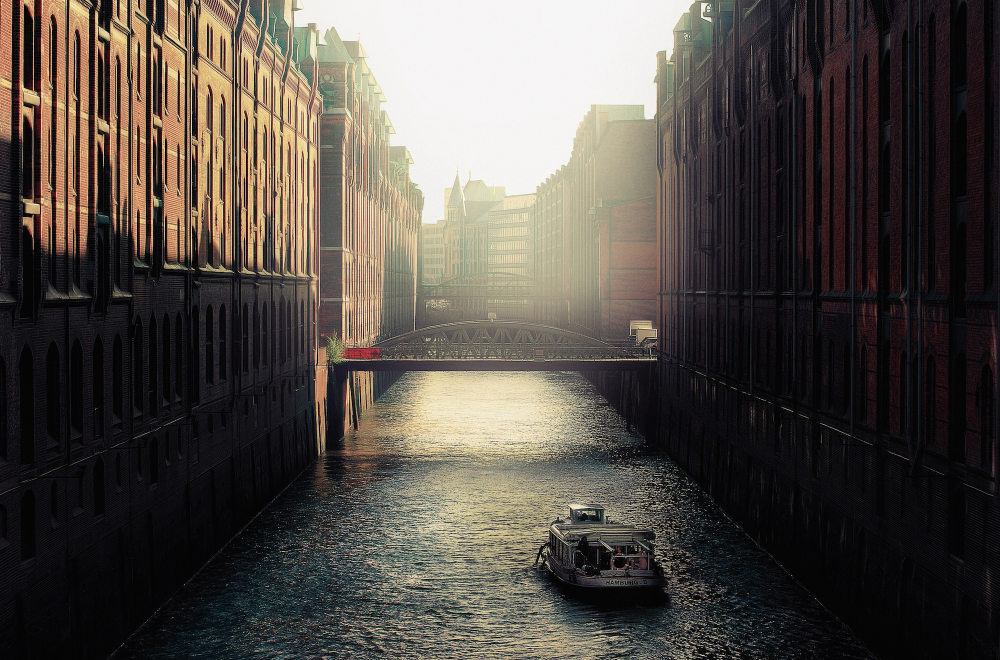
#> input picture dist/img/photo4.jpg, 2000 x 1320 px, found by its file name (shown at 1/2 size)
$ python Jarmul2.py dist/img/photo4.jpg dist/img/user2-160x160.jpg 100 100
#> lines starting #> are read from the running program, lines starting #| are printed output that depends on the picture
import os
import sys
from PIL import Image
from os.path import basename

os.chdir('/home/daniel/rnd/Jarmul2/uploads/')
name = sys.argv[1]
imgname = os.path.splitext(name)[0]
img = Image.open(name)
#> img is the input picture: PIL image 2000x1320 RGB; mean R, G, B 82.9, 76.5, 70.2
imgformat = sys.argv[2]
height = int(sys.argv[3])
width = int(sys.argv[4])

if height == 0 or width == 0:
   img.save('new-'+imgname+'.'+imgformat,imgformat)
else:
   new_img = img.resize((width,height))
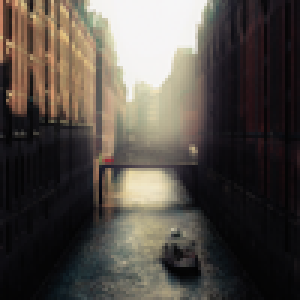
#> new_img: PIL image 100x100 RGB (shown 3 times larger); mean R, G, B 82.9, 76.5, 70.2
#> (the run stopped early here; a loop or call above may not have finished)

$ run again, on dist/img/user2-160x160.jpg
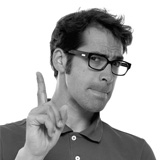
#> input picture dist/img/user2-160x160.jpg, 160 x 160 px, found by its file name
#> img is the input picture: PIL image 160x160 RGB; min 0, max 255, mean 178.3
#> `new_img = img.resize((width,height))`:
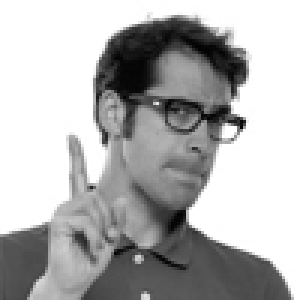
#> new_img: PIL image 100x100 RGB (shown 3 times larger); min 2, max 255, mean 178.3

$ run again, on dist/img/user3-128x128.jpg
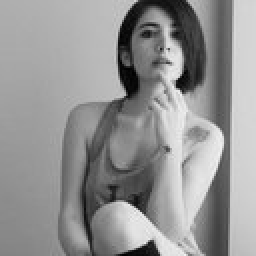
#> input picture dist/img/user3-128x128.jpg, 128 x 128 px, found by its file name (shown 2 times larger)
#> img is the input picture: PIL image 128x128 RGB; min 0, max 242, mean 147.6
#> `new_img = img.resize((width,height))`:
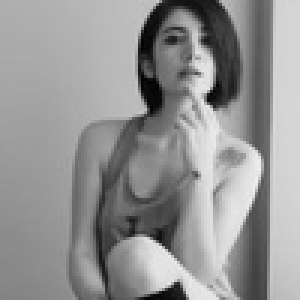
#> new_img: PIL image 100x100 RGB (shown 3 times larger); min 1, max 240, mean 147.6
